Frame 1 (no input): blank canvas, image omitted
Frame 60 (no input): blank canvas, image omitted
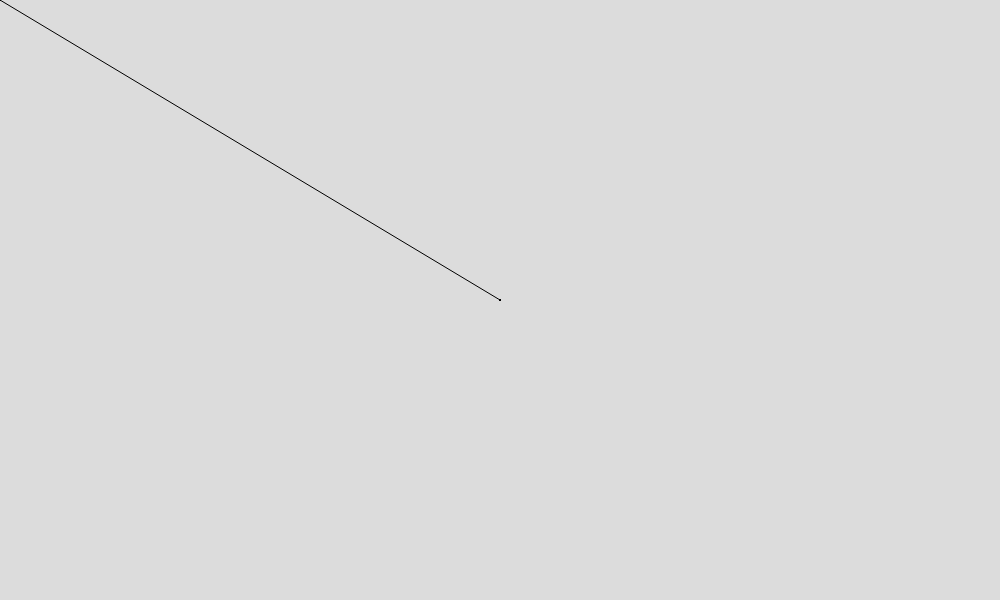
Frame 120 (the mouse pressed at the canvas centre since frame 60)

The p5.js sketch whose frames 1 and 60 were blank and that drew this single picture after the mouse press (run headless with seeded random() and noise() and a simulated clock; from frame 60 on, the mouse is pressed at the canvas centre):

// p5.js sketch
// ── sketch.js
function setup() 
{
	createCanvas(1000, 600);
	background(220)
}

function draw()
{
	stroke(0);
	line(pmouseX, pmouseY, mouseX, mouseY);
}
